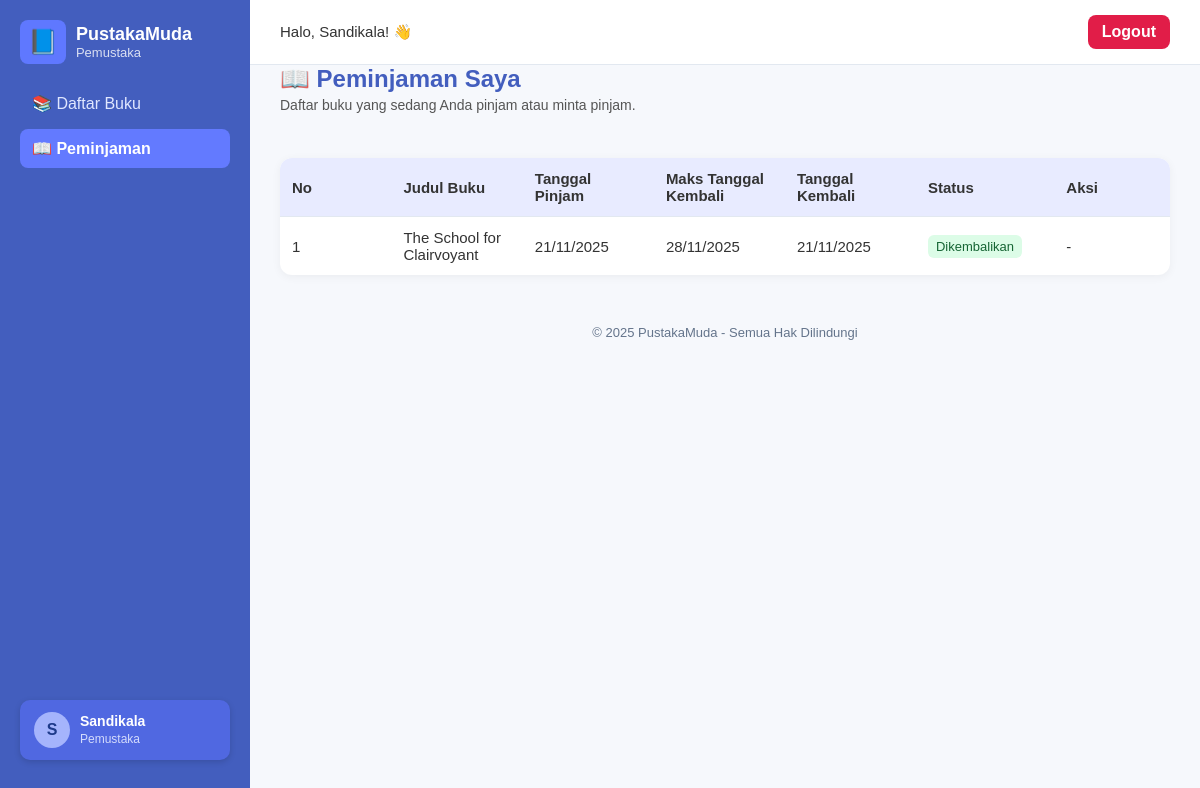
/pemustaka/peminjaman/peminjaman.php (signed in), run on the app's committed database.
### tables this page shows
CREATE TABLE `peminjaman` (
  `id_peminjaman` int(11) NOT NULL,
  `id_user` int(11) DEFAULT NULL,
  `id_buku` int(11) DEFAULT NULL,
  `tgl_peminjaman` date DEFAULT NULL,
  `max_tgl_kembali` date DEFAULT NULL,
  `tgl_kembali` date DEFAULT NULL,
  `status` varchar(255) DEFAULT 'Request'
);

CREATE TABLE `koleksi_buku` (
  `id_buku` int(11) NOT NULL,
  `judul` varchar(255) NOT NULL,
  `penerbit` varchar(255) DEFAULT NULL,
  `penulis` varchar(255) NOT NULL,
  `tahun_terbit` int(11) DEFAULT NULL,
  `cover` varchar(255) DEFAULT NULL,
  `sinopsis` text DEFAULT NULL
);

### config/database.php (called while the page is built, shortened)
<?php
function getLoansByUserId(int $id_user)
{
    global $pdo;
    $stmt = $pdo->prepare("
        SELECT
            p.id_peminjaman, p.id_user, b.judul AS judul_buku,
            p.tgl_peminjaman, p.max_tgl_kembali, p.tgl_kembali, p.status
        FROM peminjaman p
        JOIN koleksi_buku b ON p.id_buku = b.id_buku
        WHERE p.id_user = :id_user
        ORDER BY p.id_peminjaman DESC
    ");
    $stmt->bindParam(':id_user', $id_user, PDO::PARAM_INT);
    $stmt->execute();
    return $stmt->fetchAll(PDO::FETCH_ASSOC);
}
?>

### pemustaka/peminjaman/peminjaman.php (the view, shortened to what this page needs)
<?php
require_once '../../config/database.php';
$id_user = $_SESSION['id_user'];
$peminjamanList = [];
try {
    $peminjamanList = getLoansByUserId($id_user);
} catch (PDOException $e) {
    $error_message = "Terjadi kesalahan saat mengambil data: " . $e->getMessage();
}
$nama_lengkap = htmlspecialchars($_SESSION['nama_lengkap']);
$role = htmlspecialchars($_SESSION['role']);
?>
<!DOCTYPE html>
<html lang="id">
<head>
    <link rel="stylesheet" href="../../assets/css/style.css">
</head>
<body>
    <div class="dashboard">
        <div class="sidebar">
            <div class="brand">
                <div class="logo">📘</div>
                <div class="brand-text">
                    <h2>PustakaMuda</h2>
                    <p>Pemustaka</p>
                </div>
            </div>
            <div class="menu">
                <a href="../buku/daftar_buku.php">📚 Daftar Buku</a>
                <a href="#" class="active">📖 Peminjaman</a>
            </div>
            <a href="../profil/profil.php" class="admin-box-link">
                <div class="admin-box">
                    <div class="avatar"><?= strtoupper(substr($nama_lengkap, 0, 1)); ?></div>
                    <div class="info">
                        <p><?= $nama_lengkap; ?></p>
                        <small><?= ucfirst($role); ?></small>
                    </div>
                </div>
            </a>
        </div>
        <div class="main">
            <div class="topbar">
                <div class="left-top">
                    <span>Halo, <?= $nama_lengkap; ?>! 👋</span>
                </div>
                <div class="right-top">
                    <a href="../../logout.php" class="logout-btn">Logout</a>
                </div>
            </div>
            <div class="page-header">
                <div>
                    <h1>📖 Peminjaman Saya</h1>
                    <p>Daftar buku yang sedang Anda pinjam atau minta pinjam.</p>
                </div>
            </div>
            <div class="content">
                <table class="table">
                    <thead>
                        <tr>
                            <th>No</th>
                            <th>Judul Buku</th>
                            <th>Tanggal Pinjam</th>
                            <th>Maks Tanggal Kembali</th>
                            <th>Tanggal Kembali</th>
                            <th>Status</th>
                            <th>Aksi</th>
                        </tr>
                    </thead>
                    <tbody>
                        <?php if (count($peminjamanList) > 0): ?>
                            <?php $no = 1;
                            foreach ($peminjamanList as $p): ?>
                                <tr>
                                    <td><?= $no++; ?></td>
                                    <td><?= htmlspecialchars($p['judul_buku']); ?></td>
                                    <td><?= $p['tgl_peminjaman'] ? date('d/m/Y', strtotime($p['tgl_peminjaman'])) : '-'; ?></td>
                                    <td><?= $p['max_tgl_kembali'] ? date('d/m/Y', strtotime($p['max_tgl_kembali'])) : '-'; ?>
                                    </td>
                                    <td><?= $p['tgl_kembali'] ? date('d/m/Y', strtotime($p['tgl_kembali'])) : '-'; ?></td>
                                    <td>
                                        <?php if ($p['status'] === 'Request'): ?>
                                            <span class="status status-request">Request</span>
                                        <?php elseif ($p['status'] === 'Dipinjamkan'): ?>
                                            <span class="status status-dipinjamkan">Dipinjam</span>
                                        <?php else: ?>
                                            <span class="status status-dikembalikan">Dikembalikan</span>
                                        <?php endif; ?>
                                    </td>
                                    <td>
                                        <?php if ($p['status'] === 'Dipinjamkan'): ?>
                                            <form method="post" class="form-inline">
                                                <button class="btn delete" type="submit"
                                                    name="kembalikan_<?= $p['id_peminjaman']; ?>" value="kembalikan">
                                                    ↩️ Kembalikan
                                                </button>
                                            </form>
                                        <?php else: ?>
                                            <span>-</span>
                                        <?php endif; ?>
                                    </td>
                                </tr>
                            <?php endforeach; ?>
                        <?php else: ?>
                            <tr>
                                <td colspan="7" class="no-data">Anda belum memiliki riwayat peminjaman.</td>
                            </tr>
                        <?php endif; ?>
                    </tbody>
                </table>
            </div>
            <div class="footer">
                © 2025 PustakaMuda - Semua Hak Dilindungi
            </div>
        </div>
    </div>
</body>
</html>

### assets/css/style.css (style rules this page uses)
* { margin: 0; padding: 0; box-sizing: border-box; font-family: "Poppins", sans-serif; }
body { background: #f6f8fc; color: #333; }
.dashboard { min-height: 100vh; }
.sidebar { width: 250px; background: #435ebe; color: #fff; display: flex; flex-direction: column; padding: 20px 0; position: fixed; top: 0; left: 0; height: 100vh; z-index: 1000; overflow-y: auto; }
.brand { display: flex; align-items: center; gap: 10px; padding: 0 20px; margin-bottom: 20px; }
.brand .logo { font-size: 24px; background: #5f78ff; padding: 8px; border-radius: 8px; }
.brand-text h2 { font-size: 18px; }
.brand-text p { font-size: 13px; opacity: 0.8; }
.menu { display: flex; flex-direction: column; padding: 0 20px; flex-grow: 1; }
.menu a { color: #e0e7ff; text-decoration: none; padding: 10px 12px; margin-bottom: 6px; border-radius: 8px; transition: 0.2s; }
.menu a.active { background: #637aff; color: #fff; font-weight: 600; }
.admin-box-link { text-decoration: none; color: inherit; display: block; margin: 20px; }
.admin-box { background: #5068e1; padding: 12px 14px; border-radius: 10px; display: flex; align-items: center; gap: 10px; box-shadow: 0 2px 6px rgba(0, 0, 0, 0.15); cursor: pointer; transition: background 0.2s; }
.avatar { background: #a5b4fc; color: #1e3a8a; width: 36px; height: 36px; border-radius: 50%; display: flex; align-items: center; justify-content: center; font-weight: bold; }
.info p { font-size: 14px; font-weight: 600; }
.info small { font-size: 12px; opacity: 0.9; color: #e2e8ff; }
.main { margin-left: 250px; }
.topbar { background: #fff; padding: 15px 30px; border-bottom: 1px solid #e2e8f0; font-weight: 500; display: flex; align-items: center; justify-content: space-between; position: fixed; top: 0; left: 250px; right: 0; width: auto; z-index: 999; }
.topbar .left-top { display: flex; align-items: center; gap: 10px; color: #333; font-size: 15px; }
.topbar .right-top { display: flex; align-items: center; }
.logout-btn { background: #e11d48; color: #fff; text-decoration: none; font-weight: 600; padding: 8px 14px; border-radius: 8px; transition: 0.2s; }
.page-header { display: flex; align-items: center; justify-content: space-between; padding: 25px 30px; padding-top: 65px; }
.page-header h1 { font-size: 24px; color: #435ebe; }
.page-header p { color: #555; margin-top: 4px; font-size: 14px; }
.content { padding: 0 30px 30px 30px; }
.table { width: 100%; border-collapse: collapse; background: #fff; border-radius: 12px; box-shadow: 0 2px 10px rgba(0, 0, 0, 0.05); overflow: hidden; margin-top: 20px; }
.table th { background: #e8ebff; text-align: left; padding: 12px; font-size: 15px; width: 150px; font-weight: 600; }
.table td { border-top: 1px solid #e2e8f0; padding: 12px; vertical-align: middle; font-size: 15px; }
.footer { text-align: center; padding: 20px; font-size: 13px; color: #64748b; }
.status { padding: 4px 8px; border-radius: 6px; font-size: 13px; display: inline-block; font-weight: 500; }
.status-dikembalikan { background: #dcfce7; color: #166534; }

### data on the page
peminjaman: id_buku.judul "The School for Clairvoyant", tgl_peminjaman "21/11/2025", max_tgl_kembali "28/11/2025", tgl_kembali "21/11/2025", status "Dikembalikan"

### other printed values
substr($nama_lengkap, 0, 1) "S"
$nama_lengkap "Sandikala"
$role "Pemustaka"
